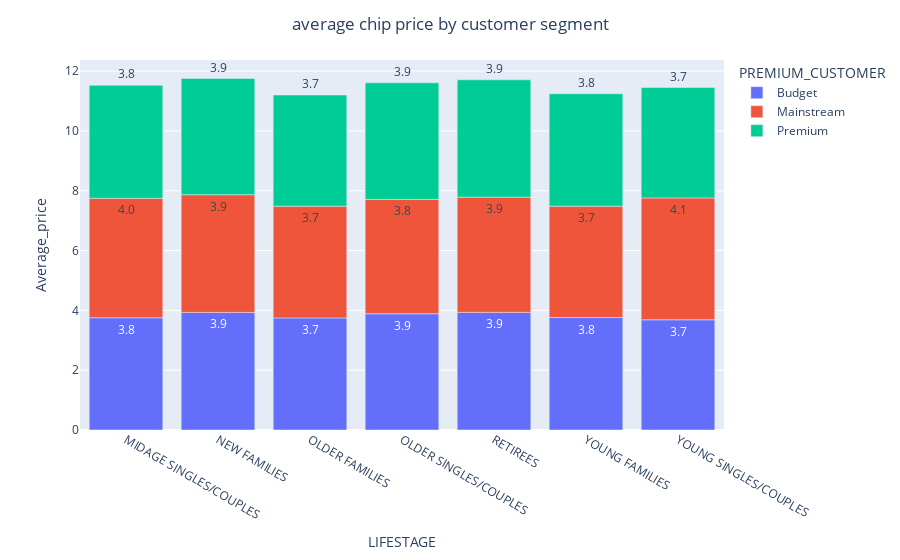

The notebook cell this image was saved under:
### Code cell
#Average price per unit by LIFESTAGE and PREMIUM_CUSTOMER correlation 
# new feature average price per unit chips
df_group['Average_price']=df_group['TOT_SALES']/df_group['PROD_QTY']
fig = px.bar(df_group,df_group['LIFESTAGE'],df_group['Average_price'],df_group['PREMIUM_CUSTOMER'],text=df_group['Average_price'])
fig.update_traces(texttemplate='%{text:.2s}', textposition='outside')
fig.update_layout(title='average chip price by customer segment',title_x=0.5)
fig.show()

### Figure 1 — Plotly figure (JSON) as saved in the notebook; plotly's stock layout.template omitted (floating-point values rounded to 4 significant figures)
{"data": [{"alignmentgroup": "True", "hovertemplate": "PREMIUM_CUSTOMER=Budget<br>LIFESTAGE=%{x}<br>Average_price=%{text}<extra></extra>", "legendgroup": "Budget", "marker": {"color": "#636efa"}, "name": "Budget", "offsetgroup": "Budget", "orientation": "v", "showlegend": true, "text": [3.754, 3.932, 3.748, 3.888, 3.933, 3.762, 3.685], "textposition": "outside", "texttemplate": "%{text:.2s}", "type": "bar", "x": ["MIDAGE SINGLES/COUPLES", "NEW FAMILIES", "OLDER FAMILIES", "OLDER SINGLES/COUPLES", "RETIREES", "YOUNG FAMILIES", "YOUNG SINGLES/COUPLES"], "xaxis": "x", "y": [3.754, 3.932, 3.748, 3.888, 3.933, 3.762, 3.685], "yaxis": "y"}, {"alignmentgroup": "True", "hovertemplate": "PREMIUM_CUSTOMER=Mainstream<br>LIFESTAGE=%{x}<br>Average_price=%{text}<extra></extra>", "legendgroup": "Mainstream", "marker": {"color": "#EF553B"}, "name": "Mainstream", "offsetgroup": "Mainstream", "orientation": "v", "showlegend": true, "text": [3.994, 3.936, 3.736, 3.823, 3.853, 3.722, 4.074], "textposition": "outside", "texttemplate": "%{text:.2s}", "type": "bar", "x": ["MIDAGE SINGLES/COUPLES", "NEW FAMILIES", "OLDER FAMILIES", "OLDER SINGLES/COUPLES", "RETIREES", "YOUNG FAMILIES", "YOUNG SINGLES/COUPLES"], "xaxis": "x", "y": [3.994, 3.936, 3.736, 3.823, 3.853, 3.722, 4.074], "yaxis": "y"}, {"alignmentgroup": "True", "hovertemplate": "PREMIUM_CUSTOMER=Premium<br>LIFESTAGE=%{x}<br>Average_price=%{text}<extra></extra>", "legendgroup": "Premium", "marker": {"color": "#00cc96"}, "name": "Premium", "offsetgroup": "Premium", "orientation": "v", "showlegend": true, "text": [3.781, 3.886, 3.718, 3.898, 3.924, 3.759, 3.693], "textposition": "outside", "texttemplate": "%{text:.2s}", "type": "bar", "x": ["MIDAGE SINGLES/COUPLES", "NEW FAMILIES", "OLDER FAMILIES", "OLDER SINGLES/COUPLES", "RETIREES", "YOUNG FAMILIES", "YOUNG SINGLES/COUPLES"], "xaxis": "x", "y": [3.781, 3.886, 3.718, 3.898, 3.924, 3.759, 3.693], "yaxis": "y"}], "layout": {"barmode": "relative", "legend": {"title": {"text": "PREMIUM_CUSTOMER"}, "tracegroupgap": 0}, "margin": {"t": 60}, "title": {"text": "average chip price by customer segment", "x": 0.5}, "xaxis": {"anchor": "y", "domain": [0, 1], "title": {"text": "LIFESTAGE"}}, "yaxis": {"anchor": "x", "domain": [0, 1], "title": {"text": "Average_price"}}}}
